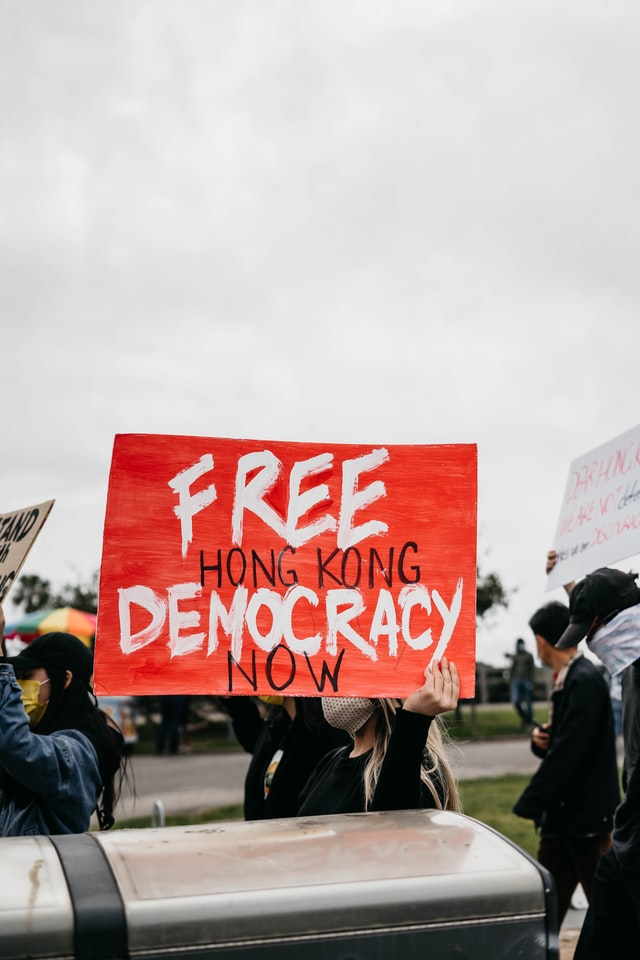
#> input picture img_in/jeremiah-amaya-z3wbTG64Gto-unsplash.jpg, 640 x 960 px, found by its file name
$ jupyter execute --allow-errors 04-diff-gradient-tsepkov-yaroslav.ipynb   (shell and % lines are left out)
#> lines starting #> are read from the running program, lines starting #| are printed output that depends on the picture; after the words box and inside, x2 and y2 are one past the last pixel; in counts of white or black regions, pixels touching at a corner belong together
[cell 1]
import numpy as np
import cv2 as cv
import matplotlib.pyplot as plt
import math
from numba import njit, prange
import os

[cell 2]
path, ext = os.path.splitext("/content/jeremiah-amaya-z3wbTG64Gto-unsplash.jpg")

[cell 3]
ext

[cell 4]
plt.figure(figsize=(10,10))
img = cv.imread(path+ext, 0)
#> img: shape (960, 640); min 0, max 247, mean 167
plt.title("Исходное изображение в оттенках серого")
plt.imshow(img, plt.cm.gray)

#> (a cell that did not finish here is left out)

[cell 6]
def hist(img:np.ndarray):
    plt.figure()
    plt.hist(img.ravel(), bins=255, color='gray')
    plt.title("histogram distributed pixels")
    plt.xlabel("grayscale value")
    plt.ylabel("pixel")
    plt.show()

[cell 7]
@njit(parallel=True)
def gradient(img: np.ndarray, approximate: bool)->np.ndarray:
    x, y = img.shape
    output = np.zeros((x,y), np.uint8)
    for i in prange(1, x):
        for j in prange(1, y):
            s1 = img[i][j]-img[i-1][j]
            s2 = img[i][j]-img[i][j-1]
            if approximate:
                output[i][j]=math.fabs(s1)+math.fabs(s2)
            else:
                output[i][j] = math.hypot(s1,s2)
    return output

def threshold_processing(img: np.ndarray, threshold: np.uint8)->np.ndarray:
    output = np.where(img > threshold, 255, 0)
    return output

[cell 8]
img_grad = gradient(img, False)
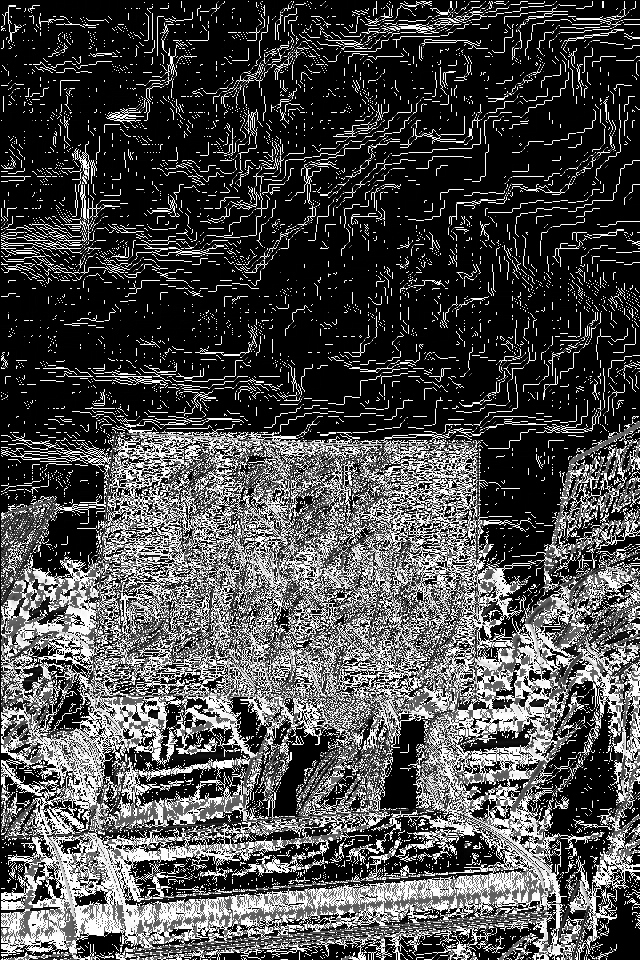
#> img_grad: shape (960, 640); min 0, max 255, mean 74.2
img_grad_thresh = threshold_processing(img_grad, 30)
#> in threshold_processing, `output = np.where(img > threshold, 255, 0)`:
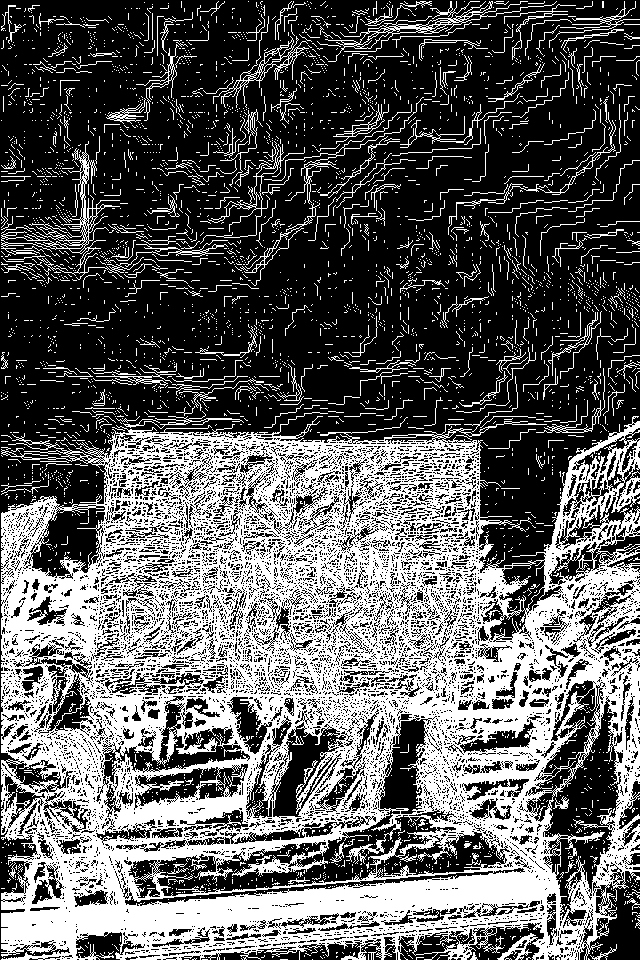
#> output: shape (960, 640) int64; 37.1% white; 3693 white regions (3402 under 20 px), largest, box (x1, y1, x2, y2) and area: (1, 412, 640, 960) 193916, (1, 141, 228, 280) 2136, (325, 1, 557, 62) 1224

[cell 9]
fig, axs = plt.subplots(1,3, figsize=(10,10),sharey=True)
axs[0].set_title("Исходное изображение")
axs[0].imshow(img,cmap=plt.cm.gray)

axs[1].set_title("Метод простого градиента ")
axs[1].imshow(img_grad,cmap=plt.cm.gray)

axs[2].set_title("Метод простого градиента\nпороговая обработка")
axs[2].imshow(img_grad_thresh,cmap=plt.cm.gray)
plt.show()

[cell 10]
hist(img_grad)

[cell 11]
hist(img_grad_thresh)

[cell 12]
def convolution2d(image, kernel, stride, padding):
#> called with kernel = array of shape (3, 3), stride = 1, padding = 1
    image = np.pad(image, [(padding, padding), (padding, padding)], mode='constant', constant_values=0)
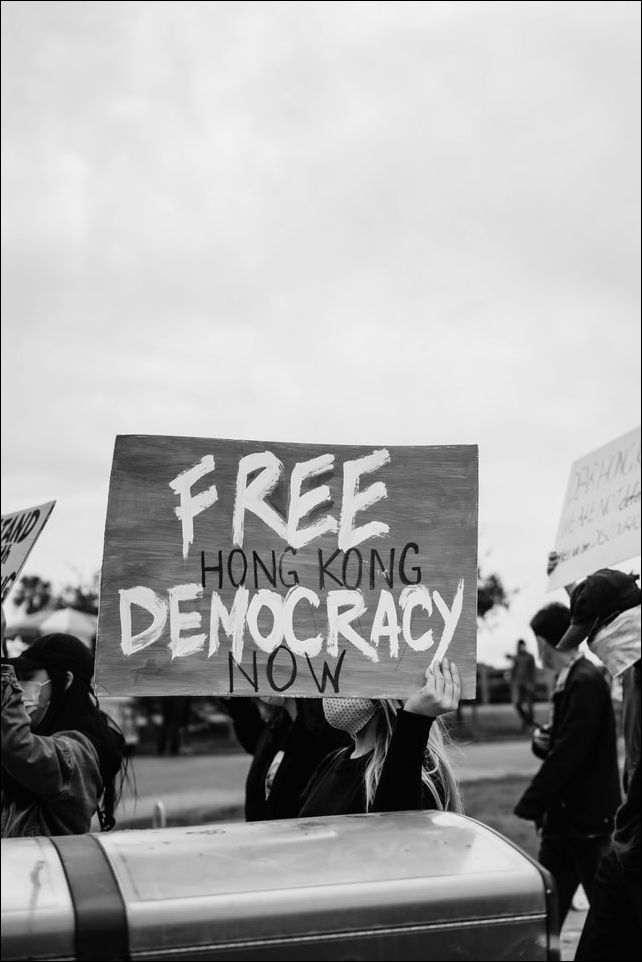
#> image: shape (962, 642); min 0, max 247, mean 166.1

    kernel_height, kernel_width = kernel.shape
    padded_height, padded_width = image.shape
#> padded_height = 962; padded_width = 642

    output_height = (padded_height - kernel_height) // stride + 1
#> output_height = 960
    output_width = (padded_width - kernel_width) // stride + 1
#> output_width = 640

    new_image = np.zeros((output_height, output_width)).astype(np.float32)

    for y in prange(0, output_height):
        for x in prange(0, output_width):
            new_image[y][x] = np.sum(image[y * stride:y * stride + kernel_height, x * stride:x * stride + kernel_width] * kernel).astype(np.float32)
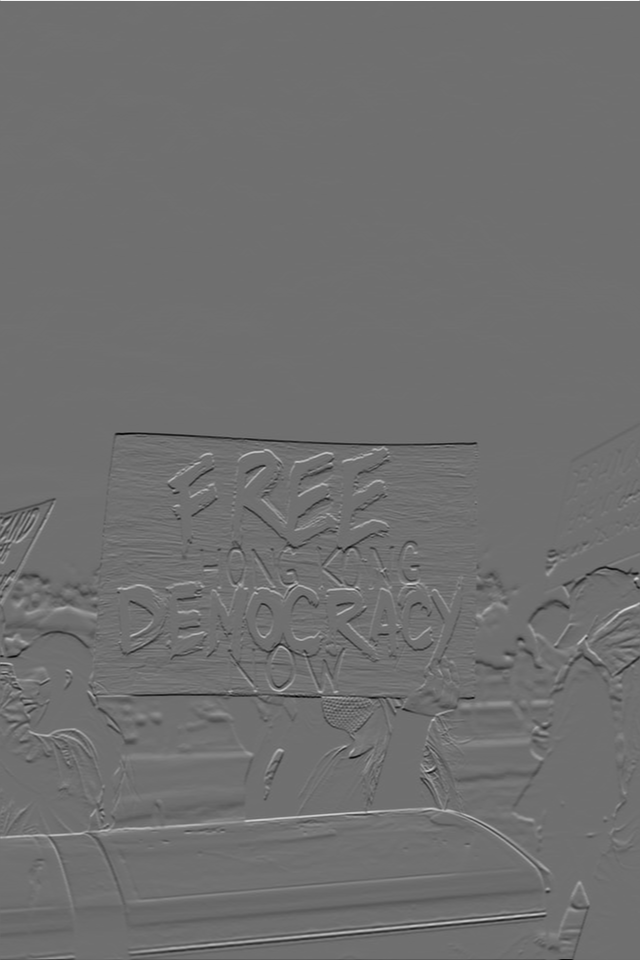
#> new_image: shape (960, 640) float32; min -755, max 964, mean -0.8; drawn with min black and max white
    return new_image

[cell 13]
struct =np.array([[0, 1, 0],[1,-4,1],[0,1,0]])

#> (a cell that did not finish here is left out)

#> (a cell that did not finish here is left out)

[cell 16]
fig, axs = plt.subplots(1,3, figsize=(12,12),sharey=True)
axs[0].set_title("Исходное изображение")
axs[0].imshow(img,cmap=plt.cm.gray)

axs[1].set_title("Метод с согласованием")
#> (the rest of this cell did not finish here and is left out)

[cell 17]
def ApproximateSurface(image: np.ndarray,window_s1: np.ndarray, window_s2: np.ndarray):
    new_image = np.zeros((image.shape[0],image.shape[1]))
    s1 = convolution2d(image, window_s1,1,1)
    s2 = convolution2d(image, window_s2,1,1)
    new_image = np.sqrt(s1**2+s2**2)
    return new_image

# [10 lines of commented-out code are left out]

[cell 18]
win1 = 1/6*np.array([
                 [1,1,1],
                 [-2,-2,-2],
                 [1,1,1]
])
win2 = win1.T.copy()

[cell 19]
def Sobel(image: np.ndarray, windows_s1: np.ndarray, windows_s2: np.ndarray):
    new_image = np.zeros((image.shape[0],image.shape[1]))
    s1 = convolution2d(image, window_s1,1,1)
    s2 = convolution2d(image, window_s2,1,1)
#> call 2 of convolution2d, with kernel = array of shape (3, 3), stride = 1, padding = 1
#> in convolution2d (call 2), `new_image = np.zeros((output_height, output_width)).astype(np.float32)`: new_image: shape (960, 640) float32; every value is 0
#> after the loop in convolution2d (call 2), `for y in prange(0, output_height):`:
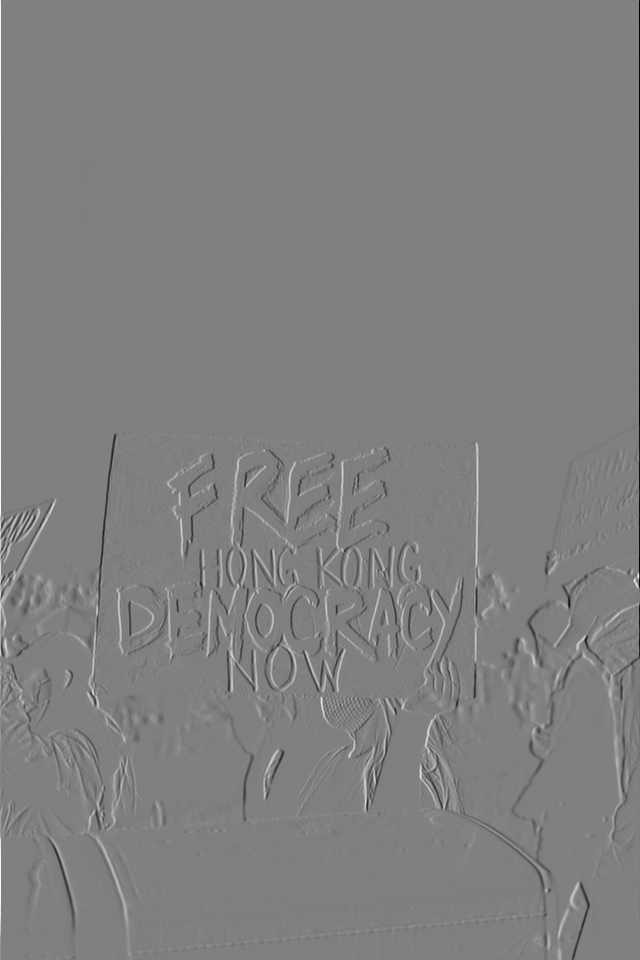
#> new_image: shape (960, 640) float32; min -928, max 920, mean -0.1; drawn with min black and max white
    new_image = np.sqrt(s1**2+s2**2)
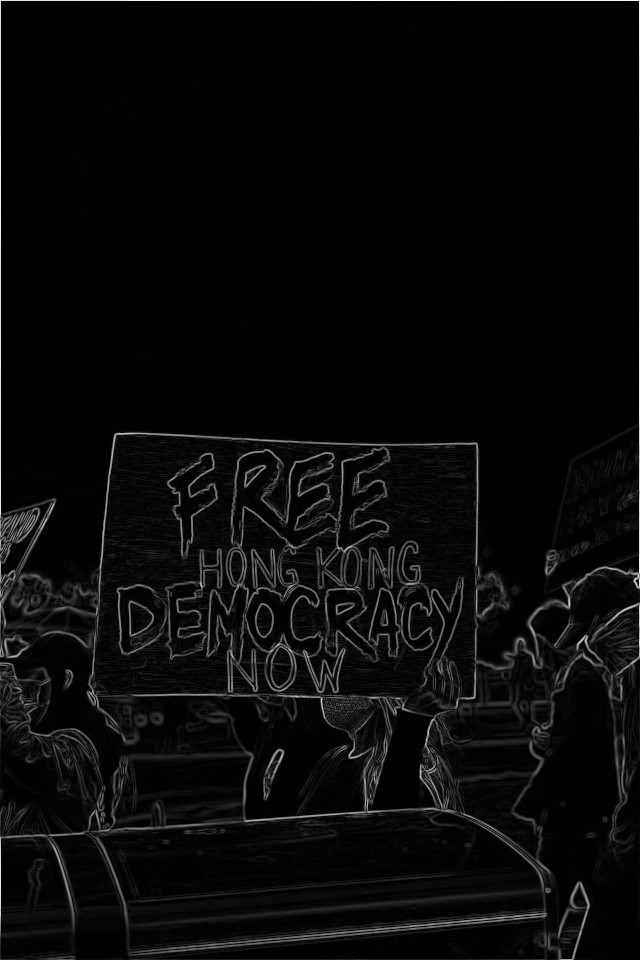
#> new_image: shape (960, 640) float32; min 0, max 967.3, mean 36.8; drawn with min black and max white
    return new_image

[cell 20]
window_s1 = np.array([[-1,-2,-1],
                      [0,0,0],
                      [1,2,1]]
                     )
window_s2 = np.array([[-1,0,1],
                      [-2,0,2],
                      [-1,0,1]]
                     )

[cell 21]
img_sobel = Sobel(img, window_s1, window_s2)
img_sobel_thresh = threshold_processing(img_sobel, 25)
#> call 2 of threshold_processing, with threshold = 25
#> in threshold_processing (call 2), `output = np.where(img > threshold, 255, 0)`:
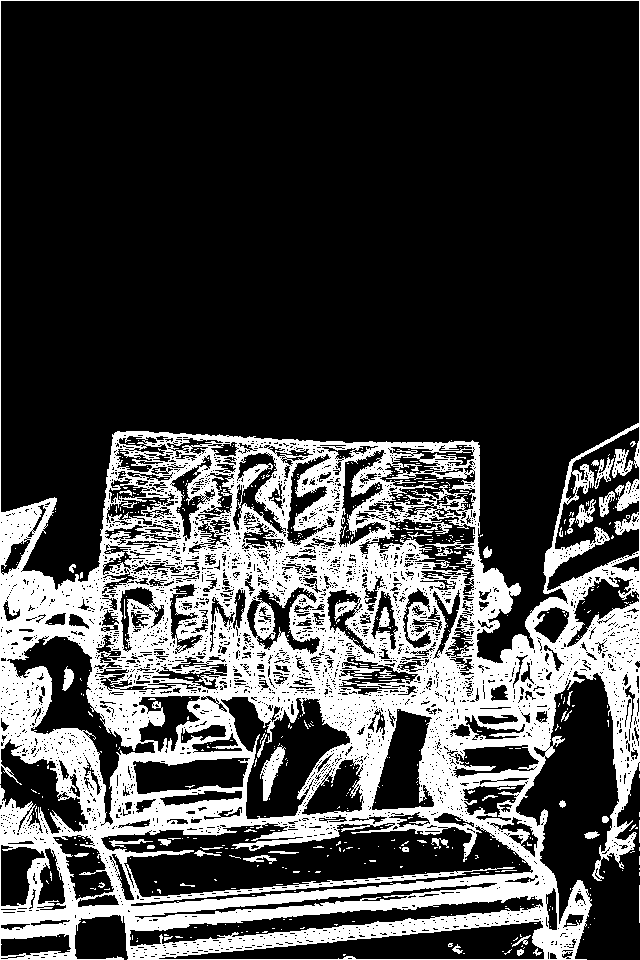
#> output: shape (960, 640) int64; 26.3% white; 617 white regions (568 under 20 px), largest, box (x1, y1, x2, y2) and area: (0, 0, 640, 960) 156357, (260, 745, 286, 801) 595, (575, 499, 596, 528) 248

[cell 22]
hist(img_sobel)
#> in hist (call 3), `plt.show()`:
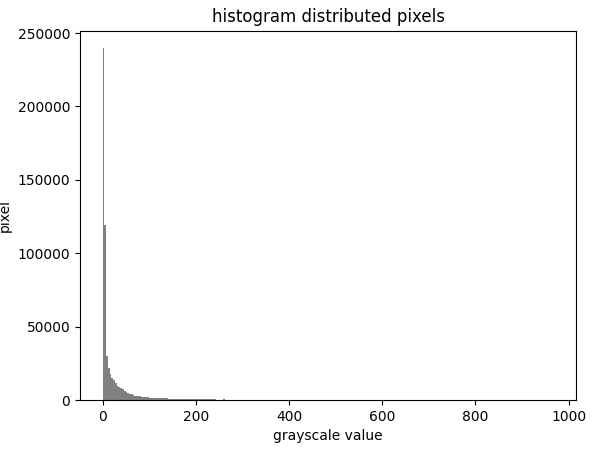
#> figure drawn by matplotlib, 1 panel; tallest bar 239670 high, from x = 0 to 3.79

[cell 23]
hist(img_sobel_thresh)

[cell 24]
fig, axs = plt.subplots(1,3, figsize=(10,10),sharey=True)
axs[0].set_title("Исходное изображение")
axs[0].imshow(img,cmap=plt.cm.gray)

axs[1].set_title("Оператор Собеля")
axs[1].imshow(img_sobel,cmap=plt.cm.gray)

axs[2].set_title("Оператор Собеля\nпороговая обработка")
axs[2].imshow(img_sobel_thresh,cmap=plt.cm.gray)
plt.show()

$ run again, with img_in/david-clode-rTEt2xxdOvI-unsplash.jpg copied over img_in/jeremiah-amaya-z3wbTG64Gto-unsplash.jpg
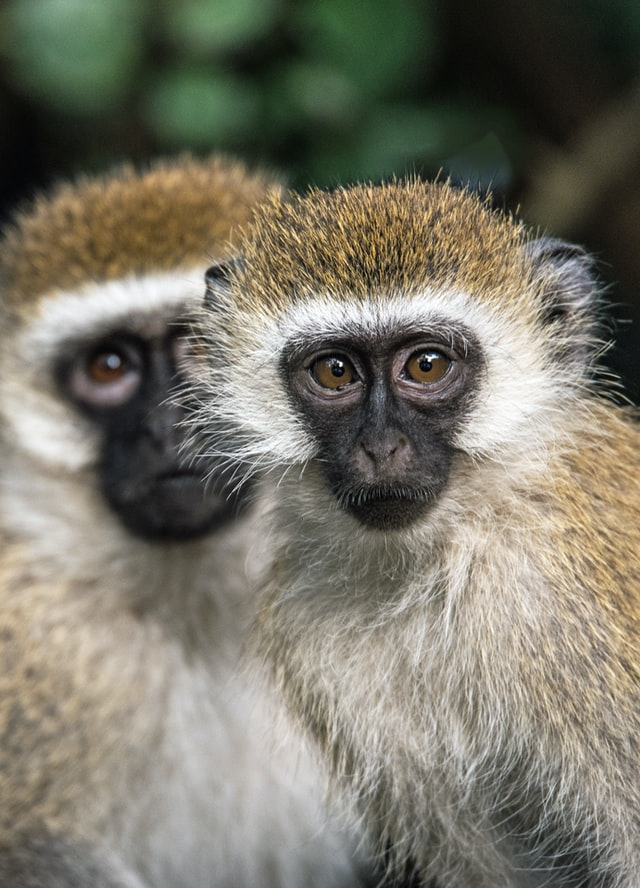
#> input picture img_in/david-clode-rTEt2xxdOvI-unsplash.jpg, 640 x 888 px, found by its file name
#> in threshold_processing, `output = np.where(img > threshold, 255, 0)`:
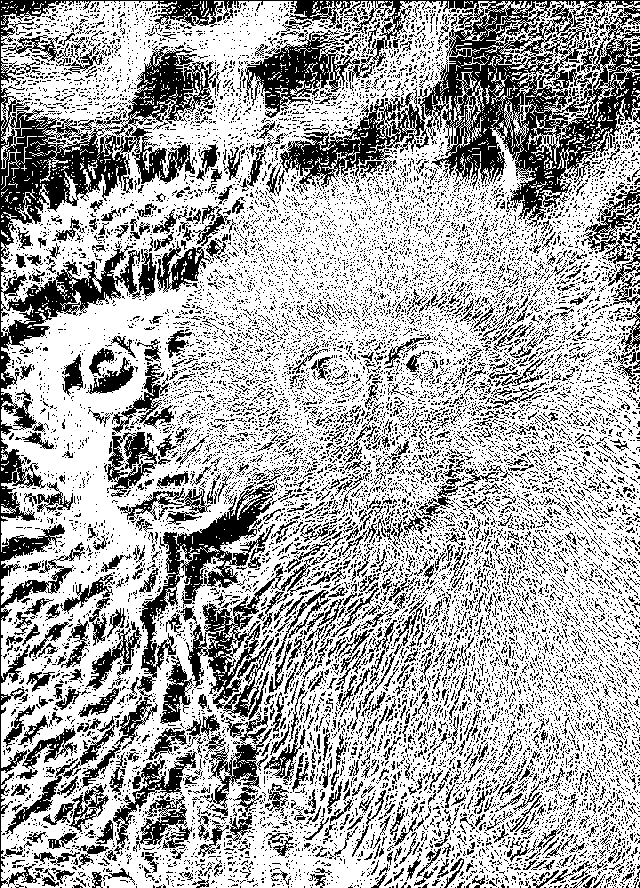
#> output: shape (888, 640) int64; 66.7% white; 15133 black regions (14264 under 20 px), largest, box (x1, y1, x2, y2) and area: (0, 0, 640, 888) 54866, (81, 483, 275, 788) 7196, (186, 557, 314, 718) 4341
#> output: shape (888, 640) int64; 55.4% white; 10110 black regions (9903 under 20 px), largest, box (x1, y1, x2, y2) and area: (1, 1, 639, 405) 116362, (1, 441, 360, 887) 77912, (57, 332, 234, 541) 10929
#> in hist (call 3), `plt.show()`:
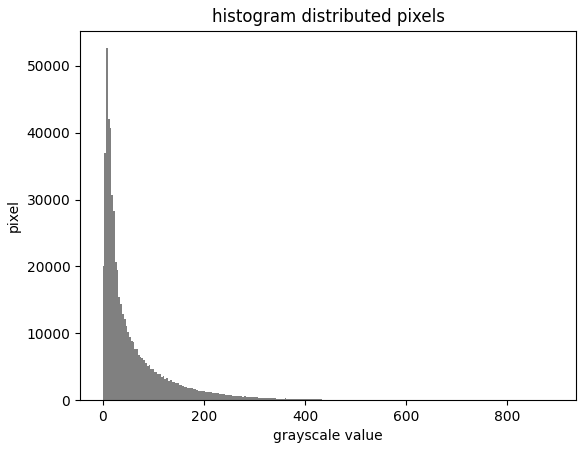
#> figure drawn by matplotlib, 1 panel; tallest bar 52645 high, from x = 6.99 to 10.48
